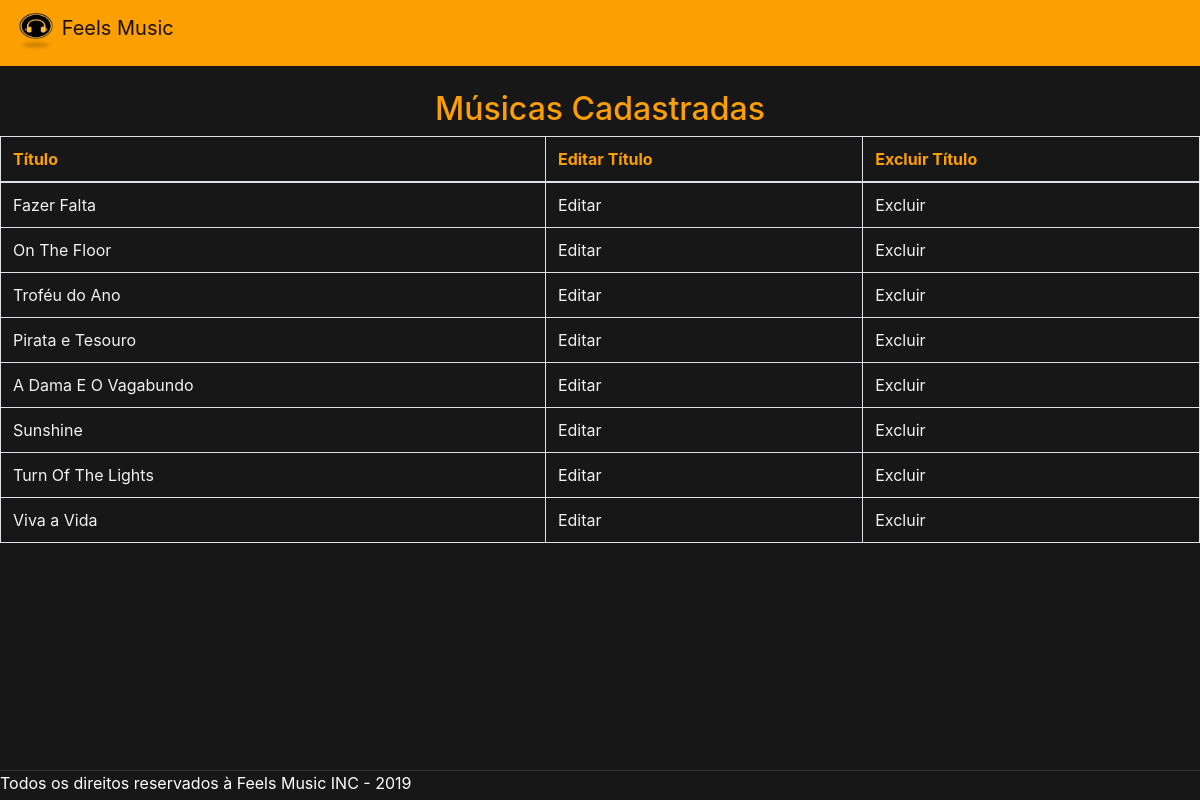
The app's page /pages/pages_adm/visualizarMusica.php (signed in) with its own data.
### tables this page shows
CREATE TABLE IF NOT EXISTS `musica` (
  `idmusica` INT AUTO_INCREMENT NOT NULL,
  `titulo` VARCHAR(45) NOT NULL,
  `musica_idgenero` INT NOT NULL,
  `album_idalbum` INT NOT NULL,
  PRIMARY KEY (`idmusica`),
  INDEX `fk_musica_musica1_idx` (`musica_idgenero` ASC),
  INDEX `fk_musica_album1_idx` (`album_idalbum` ASC) ,
  CONSTRAINT `fk_musica_musica1`
    FOREIGN KEY (`musica_idgenero`)
    REFERENCES `genero` (`idgenero`)
    ON DELETE NO ACTION
    ON UPDATE NO ACTION,
  CONSTRAINT `fk_musica_album1`
    FOREIGN KEY (`album_idalbum`)
    REFERENCES `album` (`idalbum`)
    ON DELETE NO ACTION
    ON UPDATE NO ACTION);

### pages/pages_adm/visualizarMusica.php (the view, shortened to what this page needs)
<link href="//maxcdn.bootstrapcdn.com/bootstrap/4.1.1/css/bootstrap.min.css" rel="stylesheet" id="bootstrap-css">
<?php
$conexao = mysqli_connect("localhost", "root", "", "bancofeelsmusic");
$busca = mysqli_query($conexao, "SELECT * FROM musica");
$arrMusica = mysqli_fetch_all($busca, MYSQLI_ASSOC);
 ?>
<!DOCTYPE html>
<html>
  <head>
    <nav class="navbar navbar-light" style="background-color: #FC9F01;">
      <a class="navbar-brand" href="#">
        <img src="../../assets/imgs/Icon.png" width="40" height="40" class="d-inline-block align-top" alt="">
        Feels Music
      </a>
    </nav>
  </head>
  <body>
    <br>
    <center>
      <h2>Músicas Cadastradas</h2>
      <table class="table table-bordered">
        <thead>
          <tr>
            <th scope="col">Título</th>
            <th scope="col">Editar Título</th>
            <th scope="col">Excluir Título</th>
          </tr>
        </thead>
        <?php
          foreach ($arrMusica as $chave => $valor) {
            echo "<tr>";
            echo "<td>".$valor["titulo"]."</td>";
            echo "<td>";
              echo "<a href='../../actions/alterarTitulo.php?codigo=".$valor["idmusica"]."'>Editar</a>";
            echo "</td>";
            echo "<td>";
              echo "<a href='../../actions/excluirTitulo.php?codigo=".$valor["idmusica"]."'>Excluir</a>";
            echo "</td>";
            echo "</tr>";
          }
         ?>
      </table>
    </center>
  </body>
  <br>
  <footer class="fixar-rodape">
    Todos os direitos reservados à Feels Music INC - 2019
  </footer>
</html>

### pages/pages_adm/visualizarMusica.php (style rules this page uses)
body { background-color: #171717; }
h2,th { color: #FC9F01 }
td,a { color:#F2F2F2 }
footer.fixar-rodape { border-top: 1px solid #333; bottom: 0; left: 0; height: 30px; position: fixed; width: 100%; background: #171717; color: #ffffff; }

### records on screen
musica: titulo "Fazer Falta"
musica: titulo "On The Floor"
musica: titulo "Troféu do Ano"
musica: titulo "Pirata e Tesouro"
musica: titulo "A Dama E O Vagabundo"
musica: titulo "Sunshine"
musica: titulo "Turn Of The Lights"
musica: titulo "Viva a Vida"
